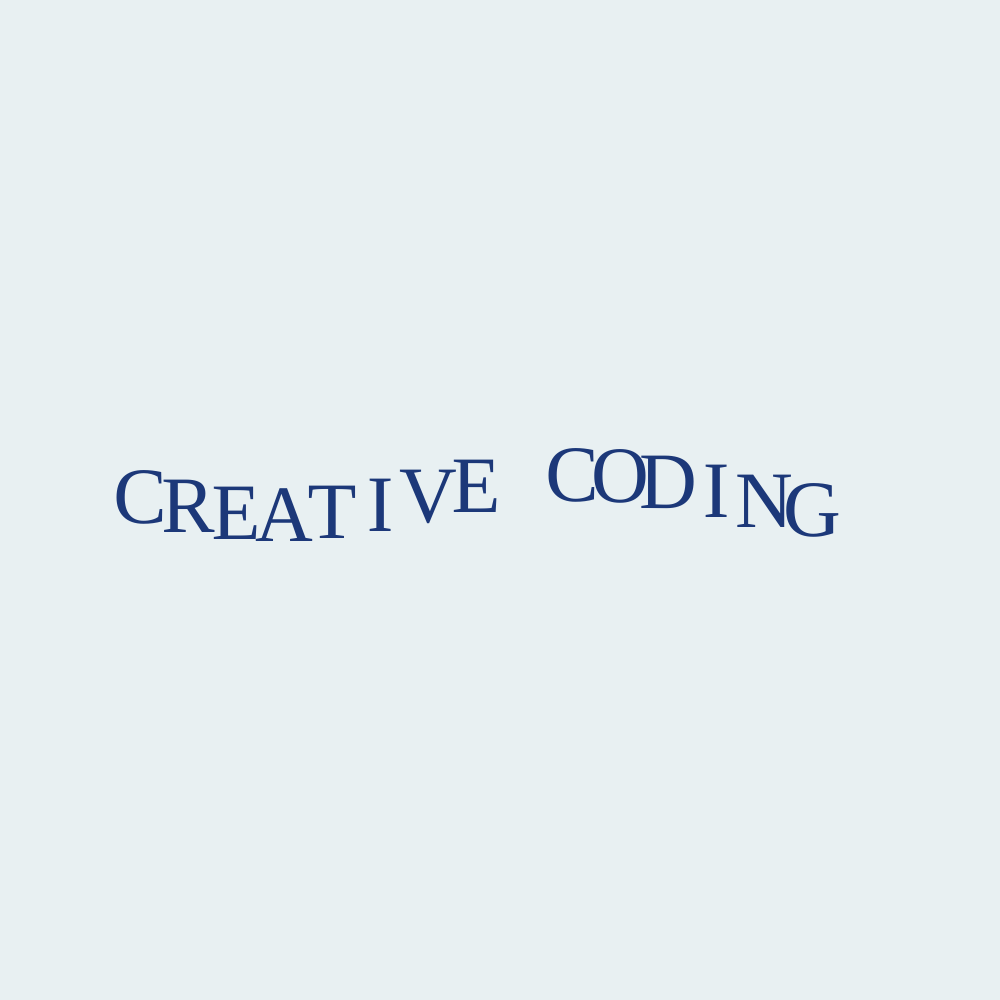
Frame 1 (no input)
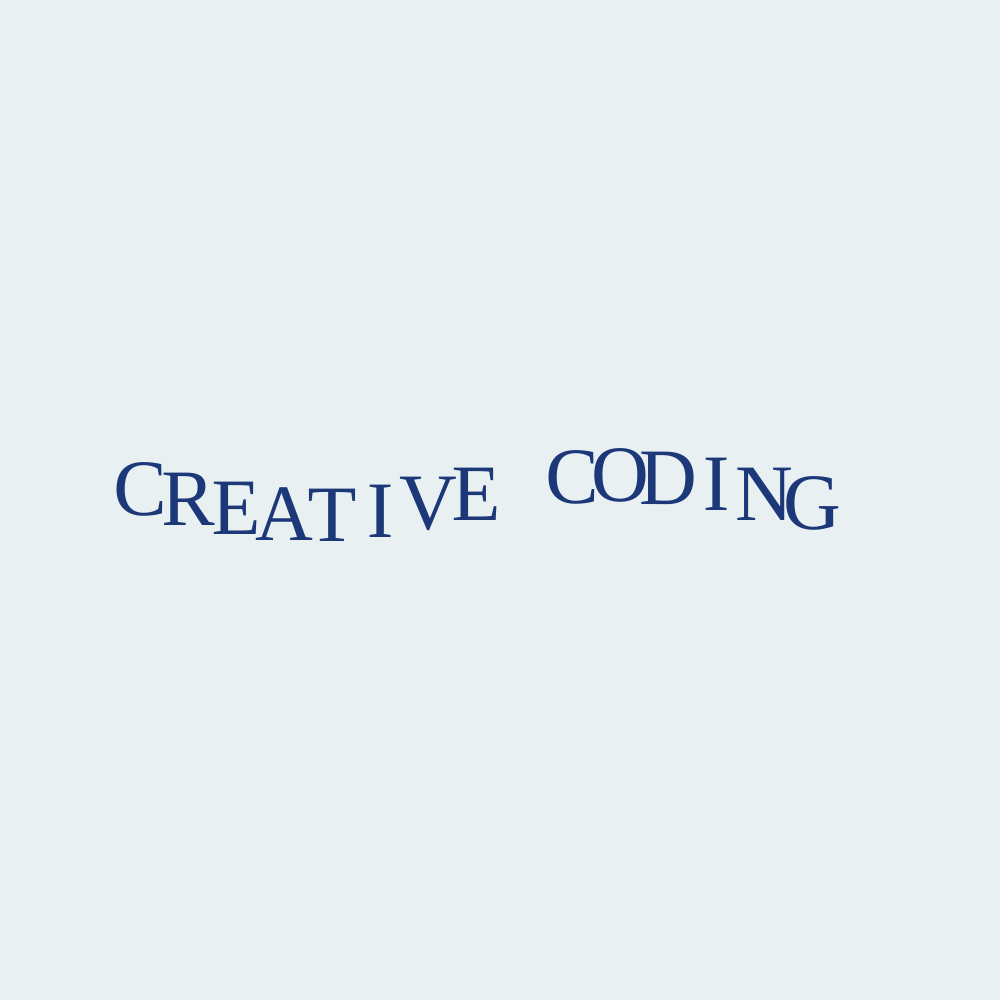
Frame 60 (no input)
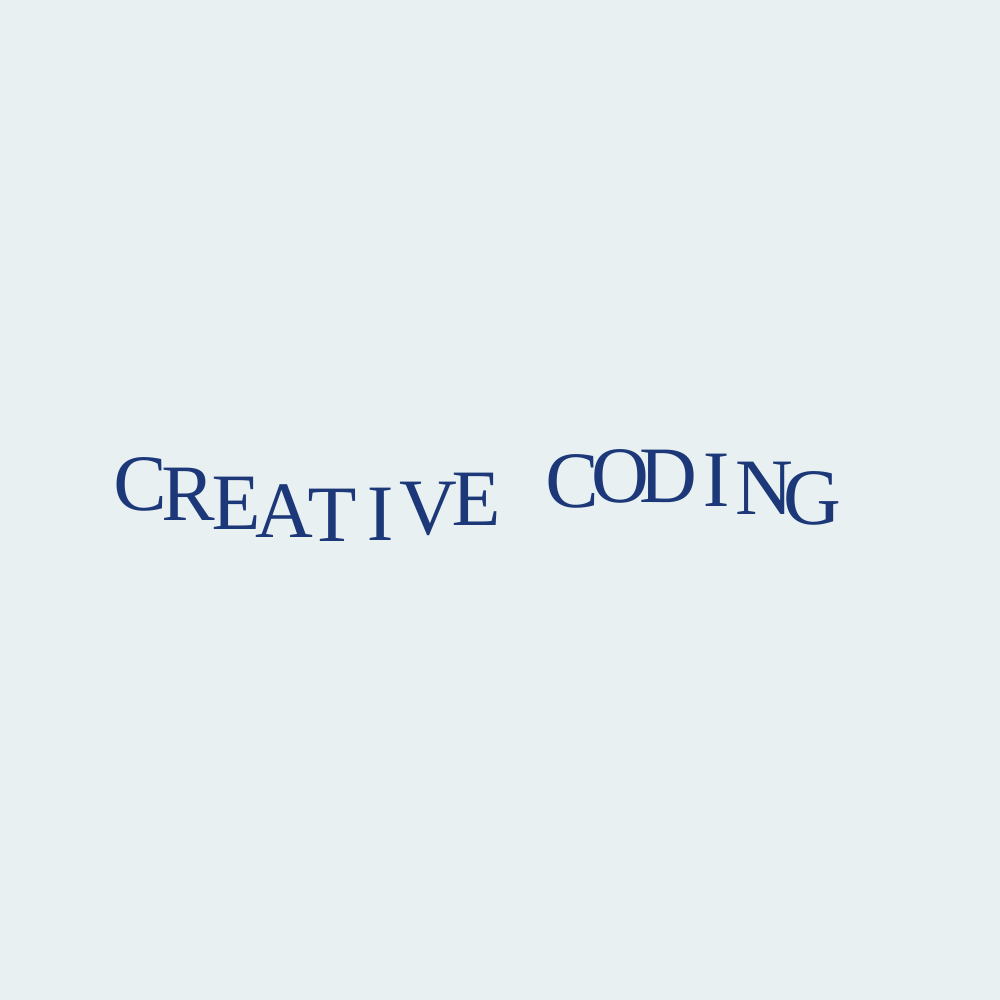
Frame 120 (the mouse pressed at the canvas centre since frame 60)

The p5.js sketch that drew these frames (run headless with seeded random() and noise() and a simulated clock; from frame 60 on, the mouse is pressed at the canvas centre):

// p5.js sketch
// ── sketch.js
let fontSize = 80;
let amplitude = 20;  // This shows how high the letters bounce
let frequency = 0.1;

function setup() {
  createCanvas(1000, 1000);
  textFont('Georgia'); // Font
  textSize(fontSize);
  textAlign(CENTER, CENTER);
}

function draw() {
  background("#E8F0F2"); // light background
  fill("#1C3879"); // Text color

  let baseX = width / 2;
  let baseY = height / 2;
  let word = "CREATIVE CODING";

  for (let i = 0; i < word.length; i++) {
    let charX = baseX - (word.length * fontSize * 0.3) + i * fontSize * 0.6;
    let charY = baseY + sin(frameCount * frequency + i * 0.5) * amplitude;
    text(word[i], charX, charY);
  }
}
